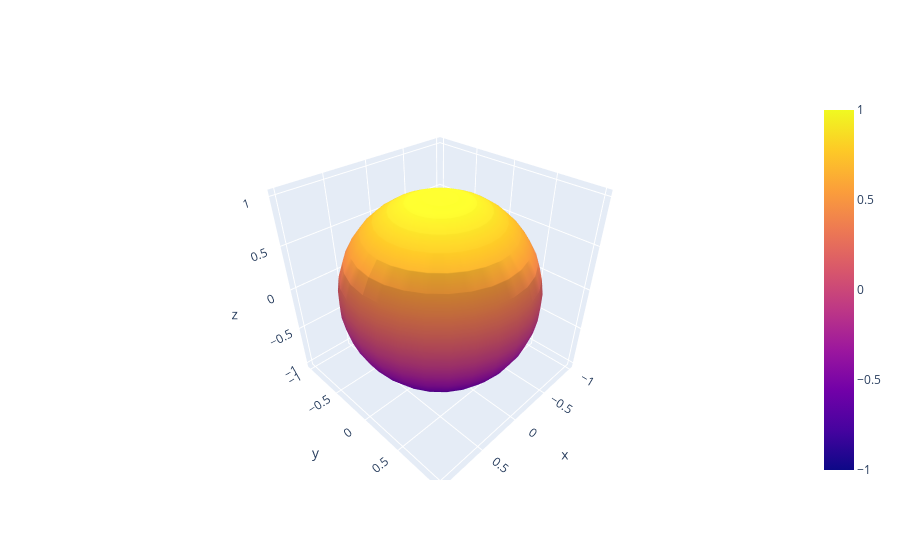

Notebook source saved alongside this figure:
### Code cell
fig = go.Figure(data=[go.Surface(z=z, x=x, y=y)])
fig.show()

### Figure 1 — Plotly figure (JSON) as saved in the notebook; plotly's stock layout.template omitted (floating-point values rounded to 4 significant figures; data arrays with more than 128 entries replaced by an {"elided": "..."} marker saying what was removed)
{"data": [{"type": "surface", "x": {"elided": "30x20 float values"}, "y": {"elided": "30x20 float values"}, "z": {"elided": "30x20 float values"}}], "layout": {}}
